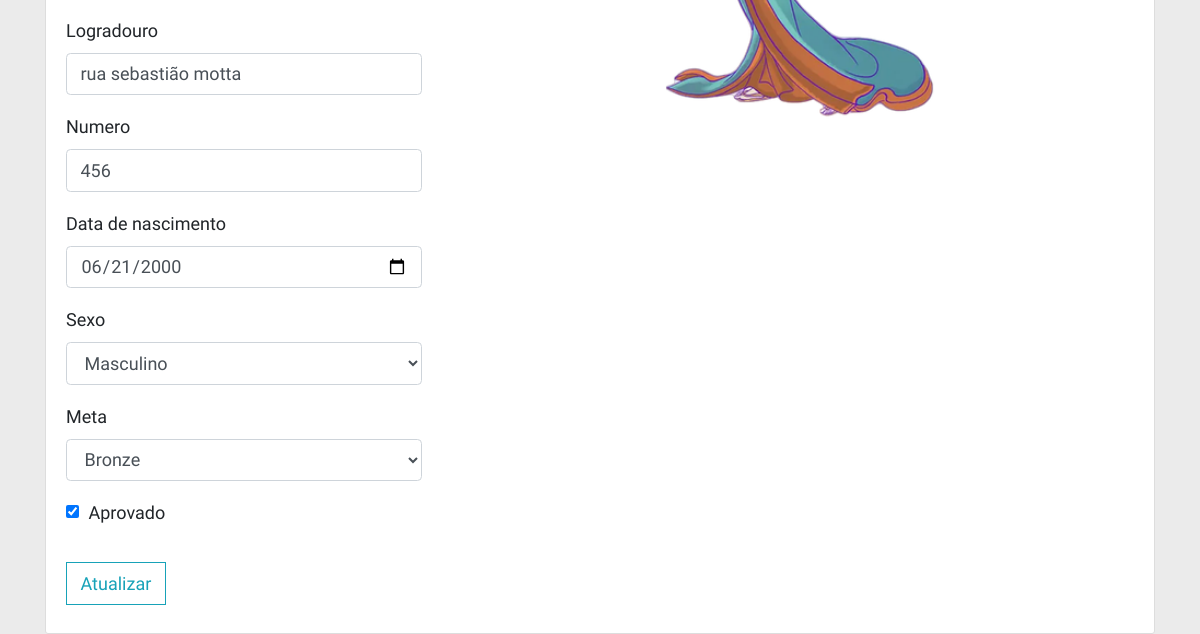
The app's page /atualizar_usuario/2/ (signed in, lower part), older data.
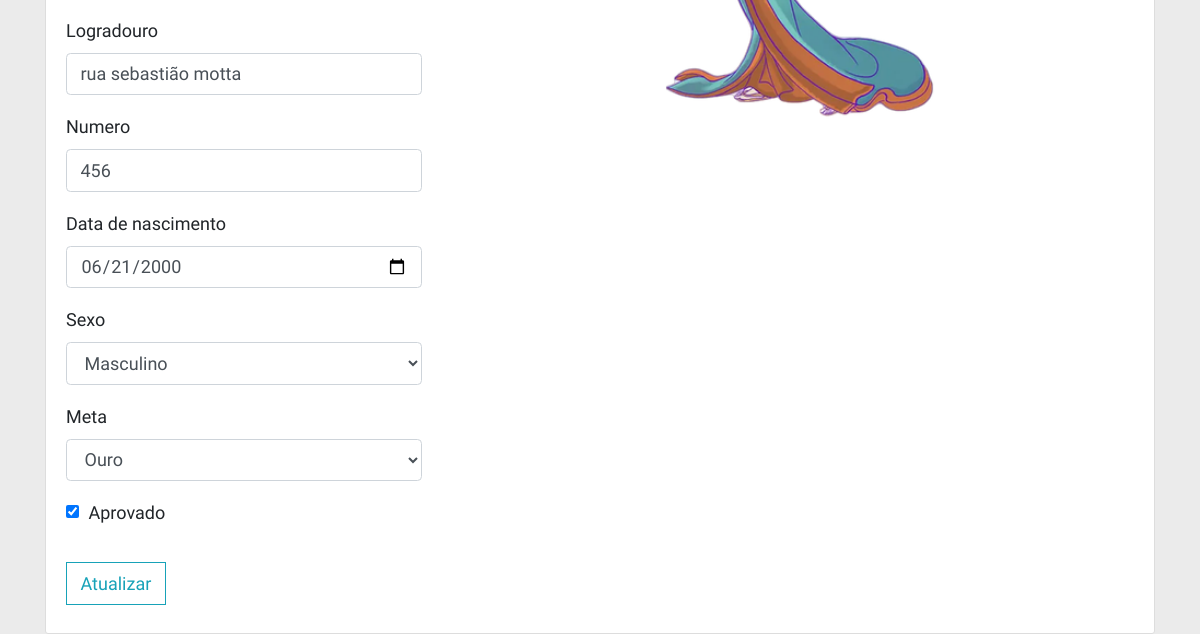
The same page, newer data.
### vendas/models.py (models this page shows, shortened)
class Revendedor(models.Model):
    user = models.OneToOneField(
        User, on_delete=models.CASCADE)
    nome = models.CharField(_("Nome"), max_length=100, blank=True)
    cpf = models.CharField(_("CPF"), max_length=15, blank=True)
    telefone = models.CharField(_("Telefone"), max_length=15, blank=True)
    cep = models.CharField(
        _("CEP"), max_length=15, blank=True)
    uf = models.CharField(
        _("UF"), max_length=2, blank=True)
    cidade = models.CharField(
        _("cidade"), max_length=50, blank=True)
    bairro = models.CharField(
        _("bairro"), max_length=50, blank=True)
    logradouro = models.CharField(
        _("logradouro"), max_length=100, blank=True)
    numero = models.CharField(
        _("numero"), max_length=5, blank=True)
    datanasc = models.DateField(
        _("Data de nascimento"), auto_now=False, auto_now_add=False, blank=True)
    sexo = models.CharField(_("sexo"), choices=opcoes_sexo,
                            max_length=30, blank=True)
    supervisor = models.ForeignKey(Supervisor, verbose_name=_(
        "supervisor"), on_delete=models.SET_NULL, null=True, blank=True)
    def meta_iniciante():
        return Meta.objects.get(nivel=Meta.INICIANTE)
    meta = models.ForeignKey(
        Meta, on_delete=models.SET_NULL, null=True, blank=True, default=meta_iniciante)
    is_aprovado = models.BooleanField(_('Aprovado'), default=False)

### vendas/views.py (the view)
# urls.py: path('atualizar_usuario/<int:pk>/',views.atualizarUsuario, name='atualizar_usuario'),
@login_required
@user_passes_test(supervisor_franquia_check)
def atualizarUsuario(request, pk):
    user = User.objects.get(id=pk)
    context = renderForm(request, user)
    if context['reload']:
        del context['reload']
        return redirect(request.path_info)
    else:
        del context['reload']
    return render(request, 'vendas/perfil.html', context)

### vendas/forms.py
class UserUpdateForm(forms.ModelForm):
    email = forms.EmailField()
    def __init__(self, *args, **kwargs):
        super(UserUpdateForm, self).__init__(*args, **kwargs)
        for field_name in self.fields:
            field = self.fields.get(field_name)
            if field and isinstance(field, forms.TypedChoiceField):
                field.choices = field.choices[1:]
    class Meta:
        model = User
        fields = ['email', 'tipo']

class PerfilRevendedor(forms.ModelForm):
    cpf = BRCPFField(label=_('CPF'))
    def __init__(self, *args, **kwargs):
        super(PerfilRevendedor, self).__init__(*args, **kwargs)
        for field_name in self.fields:
            field = self.fields.get(field_name)
            if field and isinstance(field, forms.TypedChoiceField):
                field.choices = field.choices[1:]
    class Meta:
        model = Revendedor
        exclude = ['user', 'supervisor']
        widgets = {
            'datanasc': DateInput(
                format=('%Y-%m-%d'),
                attrs={
                    'placeholder': 'Selecione uma data',
                    'type': 'date'
                }),
        }

### vendas/templates/vendas/perfil.html (shortened to what this page needs)
{% extends "vendas/base.html" %}
{% load crispy_forms_tags %}
{% block content %}
<div class="content-section">
    <form id="form" method="POST" enctype="multipart/form-data">
      <fieldset class="form-group">
        {{ p_form|crispy }}
      </fieldset>
      <div class="form-group">
        <button id=btn class="btn btn-outline-info">Atualizar</button>
      </div>
    </form>
</div>
{% endblock content %}

Row changes from the older to the newer data that the page shows:
changed Revendedor "rua sebastião motta": meta "Bronze" → "Ouro"
